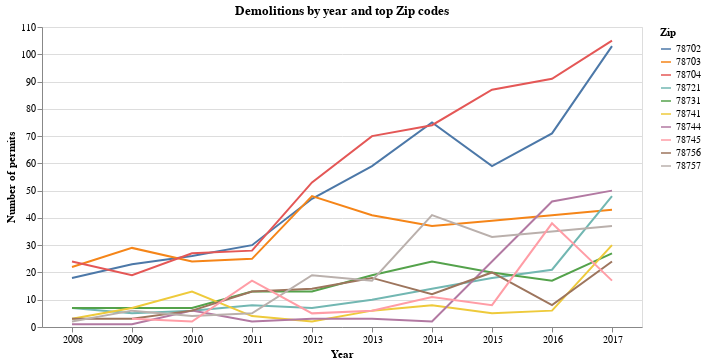

This figure's notebook cell:
### Markdown cell above
#### Alternate way to pick zips
In this case, I'm picking zips that had more than 15 demos in 2017.

### Code cell
# filter to 2017
zips_2017 = demos_yr_zip[demos_yr_zip['Year'] == '2017']

# filter the 2017 list to those with 10+ demos
# sort the list by count descending
zips_2017_top = zips_2017[zips_2017.Count > 15].sort_values('Count', ascending=False)

# Use the Zip code column above to filter the original demos_yr_zip datatable
# and create the new dataframe to chart
top_demos_yr_zip_new = demos_yr_zip[demos_yr_zip['Zip'].isin(zips_2017_top.Zip)]

alt.Chart(top_demos_yr_zip_new, title="Demolitions by year and top Zip codes").mark_line().encode(
    x=alt.X("Year:O",
            axis=alt.Axis(title="Year", labelAngle=0)),
    y=alt.Y("Count:Q",
            axis=alt.Axis(title="Number of permits")),
    color="Zip"
).properties(width=600)

### Figure 1 — Vega-Lite specification as saved in the notebook (floating-point values rounded to 4 significant figures)
{"$schema": "https://vega.github.io/schema/vega-lite/v2.4.1.json", "config": {"view": {"height": 300, "width": 400}}, "data": {"values": [{"Count": 18, "Year": "2008", "Zip": "78702"}, {"Count": 22, "Year": "2008", "Zip": "78703"}, {"Count": 24, "Year": "2008", "Zip": "78704"}, {"Count": 7, "Year": "2008", "Zip": "78721"}, {"Count": 7, "Year": "2008", "Zip": "78731"}, {"Count": 3, "Year": "2008", "Zip": "78741"}, {"Count": 1, "Year": "2008", "Zip": "78744"}, {"Count": 3, "Year": "2008", "Zip": "78756"}, {"Count": 2, "Year": "2008", "Zip": "78757"}, {"Count": 23, "Year": "2009", "Zip": "78702"}, {"Count": 29, "Year": "2009", "Zip": "78703"}, {"Count": 19, "Year": "2009", "Zip": "78704"}, {"Count": 5, "Year": "2009", "Zip": "78721"}, {"Count": 7, "Year": "2009", "Zip": "78731"}, {"Count": 7, "Year": "2009", "Zip": "78741"}, {"Count": 1, "Year": "2009", "Zip": "78744"}, {"Count": 3, "Year": "2009", "Zip": "78745"}, {"Count": 3, "Year": "2009", "Zip": "78756"}, {"Count": 6, "Year": "2009", "Zip": "78757"}, {"Count": 26, "Year": "2010", "Zip": "78702"}, {"Count": 24, "Year": "2010", "Zip": "78703"}, {"Count": 27, "Year": "2010", "Zip": "78704"}, {"Count": 6, "Year": "2010", "Zip": "78721"}, {"Count": 7, "Year": "2010", "Zip": "78731"}, {"Count": 13, "Year": "2010", "Zip": "78741"}, {"Count": 6, "Year": "2010", "Zip": "78744"}, {"Count": 2, "Year": "2010", "Zip": "78745"}, {"Count": 6, "Year": "2010", "Zip": "78756"}, {"Count": 4, "Year": "2010", "Zip": "78757"}, {"Count": 30, "Year": "2011", "Zip": "78702"}, {"Count": 25, "Year": "2011", "Zip": "78703"}, {"Count": 28, "Year": "2011", "Zip": "78704"}, {"Count": 8, "Year": "2011", "Zip": "78721"}, {"Count": 13, "Year": "2011", "Zip": "78731"}, {"Count": 4, "Year": "2011", "Zip": "78741"}, {"Count": 2, "Year": "2011", "Zip": "78744"}, {"Count": 17, "Year": "2011", "Zip": "78745"}, {"Count": 13, "Year": "2011", "Zip": "78756"}, {"Count": 5, "Year": "2011", "Zip": "78757"}, {"Count": 47, "Year": "2012", "Zip": "78702"}, {"Count": 48, "Year": "2012", "Zip": "78703"}, {"Count": 53, "Year": "2012", "Zip": "78704"}, {"Count": 7, "Year": "2012", "Zip": "78721"}, {"Count": 13, "Year": "2012", "Zip": "78731"}, {"Count": 2, "Year": "2012", "Zip": "78741"}, {"Count": 3, "Year": "2012", "Zip": "78744"}, {"Count": 5, "Year": "2012", "Zip": "78745"}, {"Count": 14, "Year": "2012", "Zip": "78756"}, {"Count": 19, "Year": "2012", "Zip": "78757"}, {"Count": 59, "Year": "2013", "Zip": "78702"}, {"Count": 41, "Year": "2013", "Zip": "78703"}, {"Count": 70, "Year": "2013", "Zip": "78704"}, {"Count": 10, "Year": "2013", "Zip": "78721"}, {"Count": 19, "Year": "2013", "Zip": "78731"}, {"Count": 6, "Year": "2013", "Zip": "78741"}, {"Count": 3, "Year": "2013", "Zip": "78744"}, {"Count": 6, "Year": "2013", "Zip": "78745"}, {"Count": 18, "Year": "2013", "Zip": "78756"}, {"Count": 17, "Year": "2013", "Zip": "78757"}, {"Count": 75, "Year": "2014", "Zip": "78702"}, {"Count": 37, "Year": "2014", "Zip": "78703"}, {"Count": 74, "Year": "2014", "Zip": "78704"}, {"Count": 14, "Year": "2014", "Zip": "78721"}, {"Count": 24, "Year": "2014", "Zip": "78731"}, {"Count": 8, "Year": "2014", "Zip": "78741"}, {"Count": 2, "Year": "2014", "Zip": "78744"}, {"Count": 11, "Year": "2014", "Zip": "78745"}, {"Count": 12, "Year": "2014", "Zip": "78756"}, {"Count": 41, "Year": "2014", "Zip": "78757"}, {"Count": 59, "Year": "2015", "Zip": "78702"}, {"Count": 39, "Year": "2015", "Zip": "78703"}, {"Count": 87, "Year": "2015", "Zip": "78704"}, {"Count": 18, "Year": "2015", "Zip": "78721"}, {"Count": 20, "Year": "2015", "Zip": "78731"}, {"Count": 5, "Year": "2015", "Zip": "78741"}, {"Count": 8, "Year": "2015", "Zip": "78745"}, {"Count": 20, "Year": "2015", "Zip": "78756"}, {"Count": 33, "Year": "2015", "Zip": "78757"}, {"Count": 71, "Year": "2016", "Zip": "78702"}, {"Count": 41, "Year": "2016", "Zip": "78703"}, {"Count": 91, "Year": "2016", "Zip": "78704"}, {"Count": 21, "Year": "2016", "Zip": "78721"}, {"Count": 17, "Year": "2016", "Zip": "78731"}, {"Count": 6, "Year": "2016", "Zip": "78741"}, {"Count": 46, "Year": "2016", "Zip": "78744"}, {"Count": 38, "Year": "2016", "Zip": "78745"}, {"Count": 8, "Year": "2016", "Zip": "78756"}, {"Count": 35, "Year": "2016", "Zip": "78757"}, {"Count": 103, "Year": "2017", "Zip": "78702"}, {"Count": 43, "Year": "2017", "Zip": "78703"}, {"Count": 105, "Year": "2017", "Zip": "78704"}, {"Count": 48, "Year": "2017", "Zip": "78721"}, {"Count": 27, "Year": "2017", "Zip": "78731"}, {"Count": 30, "Year": "2017", "Zip": "78741"}, {"Count": 50, "Year": "2017", "Zip": "78744"}, {"Count": 17, "Year": "2017", "Zip": "78745"}, {"Count": 24, "Year": "2017", "Zip": "78756"}, {"Count": 37, "Year": "2017", "Zip": "78757"}]}, "encoding": {"color": {"field": "Zip", "type": "nominal"}, "x": {"axis": {"labelAngle": 0, "title": "Year"}, "field": "Year", "type": "ordinal"}, "y": {"axis": {"title": "Number of permits"}, "field": "Count", "type": "quantitative"}}, "mark": "line", "title": "Demolitions by year and top Zip codes", "width": 600}
